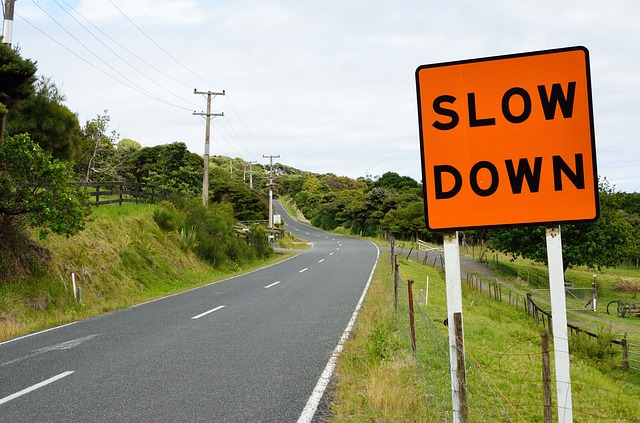
#> input picture data2/Speed_Sign_View_2.jpg, 640 x 423 px, given in place of the camera
$ python 42_4_gaussianBlur.py
#> lines starting #> are read from the running program, lines starting #| are printed output that depends on the picture


import cv2

cap = cv2.VideoCapture(0)
cap.set(cv2.CAP_PROP_FRAME_WIDTH, 640)
cap.set(cv2.CAP_PROP_FRAME_HEIGHT, 480)

for _ in range(10):
    _, frame = cap.read()
#> this loop made 10 passes
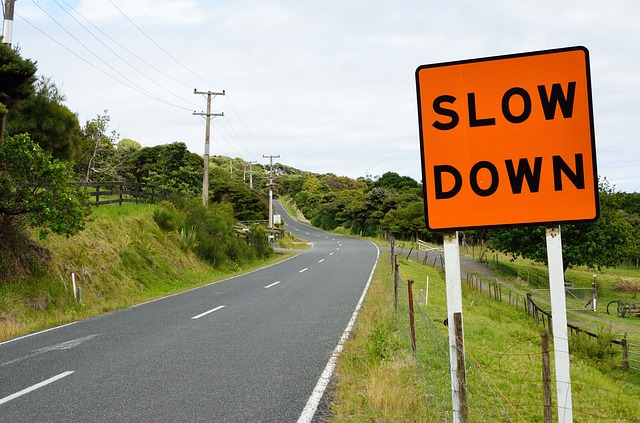
#> input picture data2/Speed_Sign_View_2.jpg, 640 x 423 px, given in place of the camera
frame = cv2.resize(frame, (640, 480))
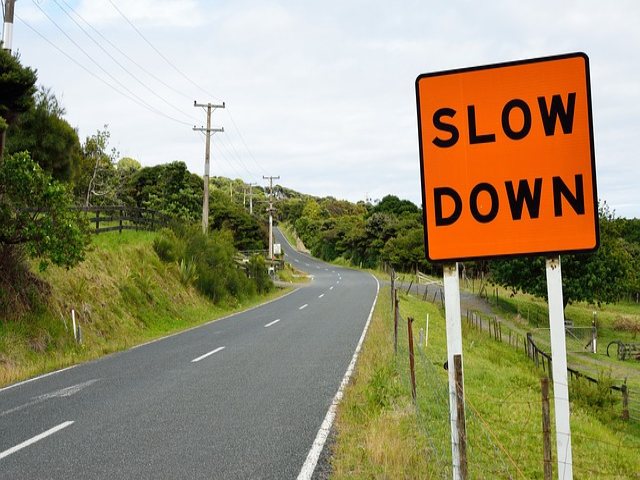
#> frame: shape (480, 640, 3); mean B, G, R 114.2, 145.5, 153.7
frame = cv2.flip(frame, 1)
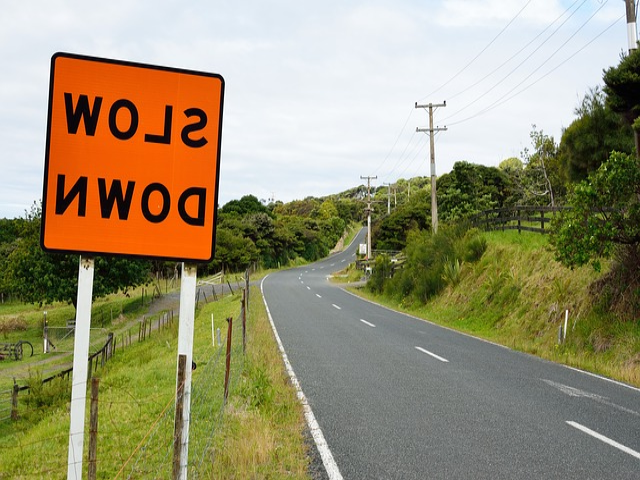
#> frame: shape (480, 640, 3); mean B, G, R 114.2, 145.5, 153.7
gray = cv2.cvtColor(frame, cv2.COLOR_BGR2GRAY)
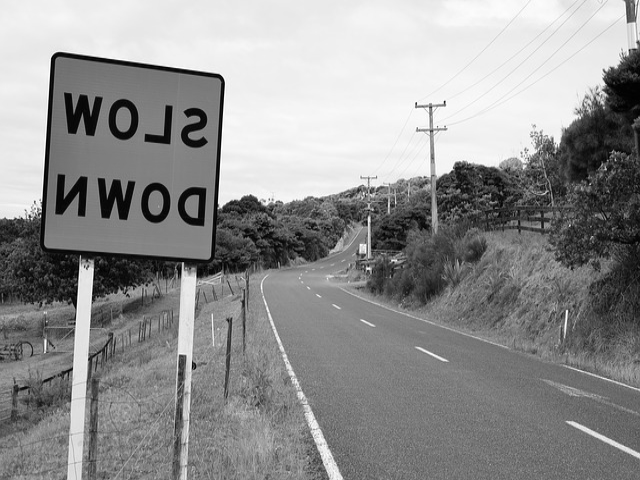
#> gray: shape (480, 640); min 0, max 255, mean 144.4

gray = cv2.GaussianBlur(gray, (25, 25), 0)
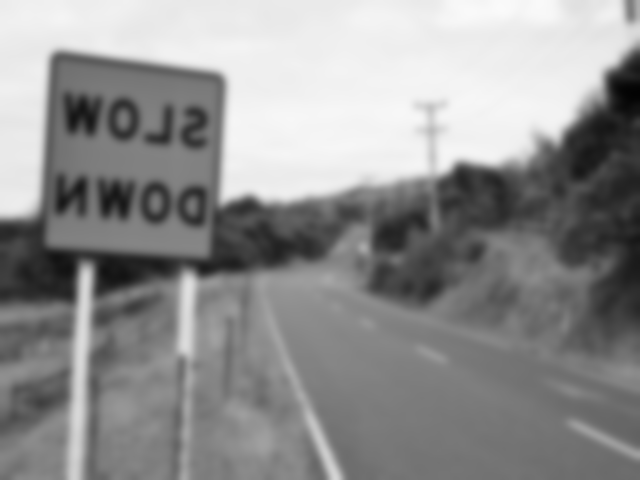
#> gray: shape (480, 640); min 3, max 250, mean 144.4

background = gray

# cv2.imshow("Background", background)

while True :
    _, frame = cap.read()
#> frame is the input picture: shape (423, 640, 3); mean B, G, R 114.3, 145.6, 153.8
    frame = cv2.resize(frame, (640, 480))
    frame = cv2.flip(frame, 1)

    gray = cv2.cvtColor(frame, cv2.COLOR_BGR2GRAY)

    gray = cv2.GaussianBlur(gray, (25, 25), 0)

    # foreground = gray - background

    # _, mask = cv2.threshold(foreground, 127, 255, cv2.THRESH_BINARY)

    abs_diff = cv2.absdiff(gray, background)
#> abs_diff: shape (480, 640); every value is 0

    _, ad_mask =cv2.threshold(abs_diff, 63, 255, cv2.THRESH_BINARY)

    # cv2.imshow("Foreground", foreground)

    # cv2.imshow("Mask", mask)
    cv2.imshow("Abs diff mask", ad_mask)

    if cv2.waitKey(1) == ord('q'):
#> (key q is pressed here)
        break


# [37 lines of commented-out code are left out]

$ run again, on data2/image.JPG
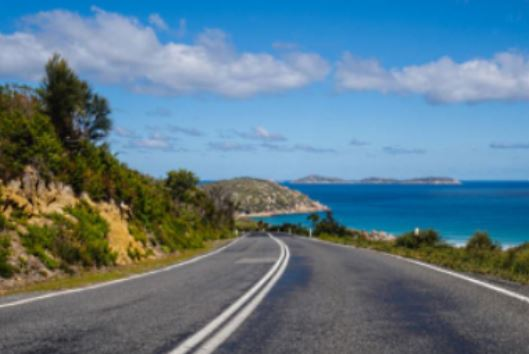
#> input picture data2/image.JPG, 529 x 354 px, given in place of the camera
#> the loop `for _ in range(10):` made 10 passes
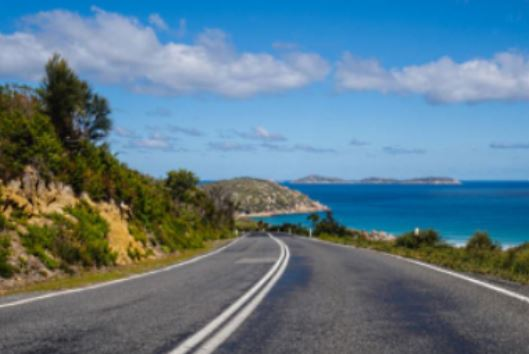
#> input picture data2/image.JPG, 529 x 354 px, given in place of the camera
#> `frame = cv2.flip(frame, 1)`:
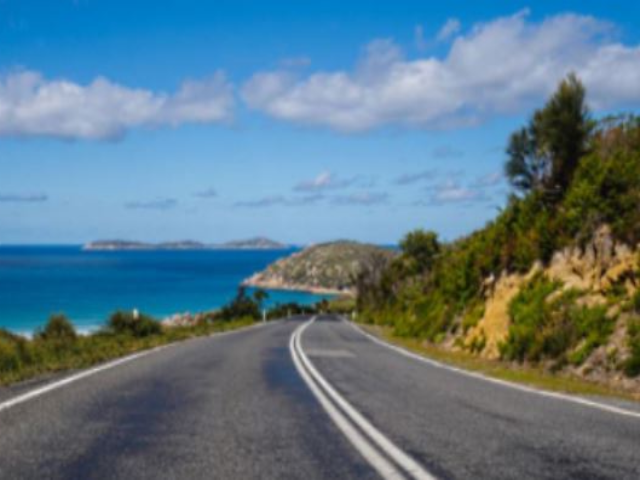
#> frame: shape (480, 640, 3); mean B, G, R 137.5, 121.9, 93
#> `gray = cv2.GaussianBlur(gray, (25, 25), 0)`:
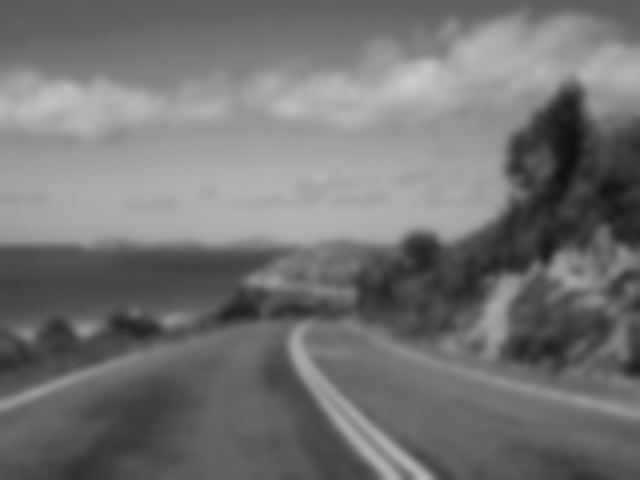
#> gray: shape (480, 640); min 16, max 203, mean 115.1
#> frame is the input picture: shape (354, 529, 3); mean B, G, R 137.6, 122, 93.1
#> abs_diff: shape (480, 640); every value is 0

$ run again, on data2/test5.jpg
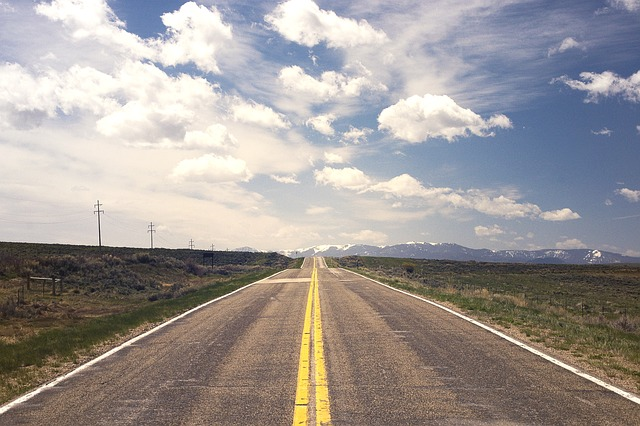
#> input picture data2/test5.jpg, 640 x 426 px, given in place of the camera
#> the loop `for _ in range(10):` made 10 passes
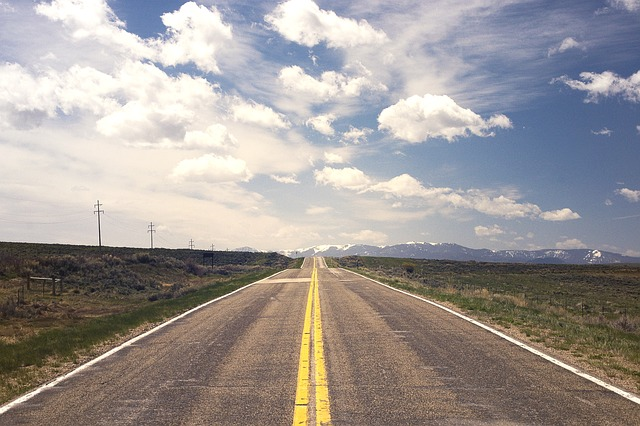
#> input picture data2/test5.jpg, 640 x 426 px, given in place of the camera
#> `frame = cv2.flip(frame, 1)`:
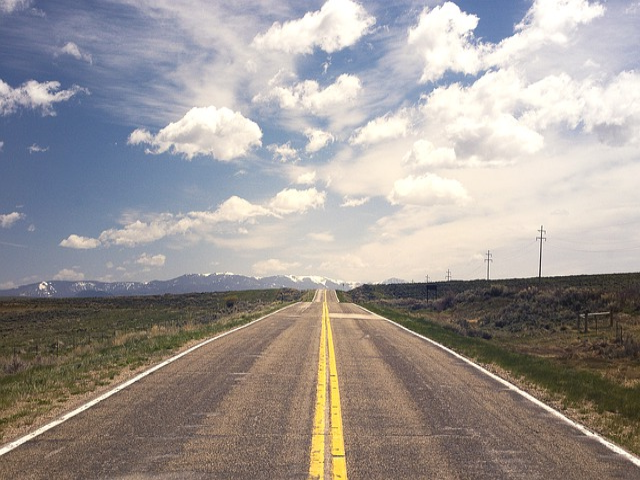
#> frame: shape (480, 640, 3); mean B, G, R 150.2, 153.1, 159.2
#> `gray = cv2.GaussianBlur(gray, (25, 25), 0)`:
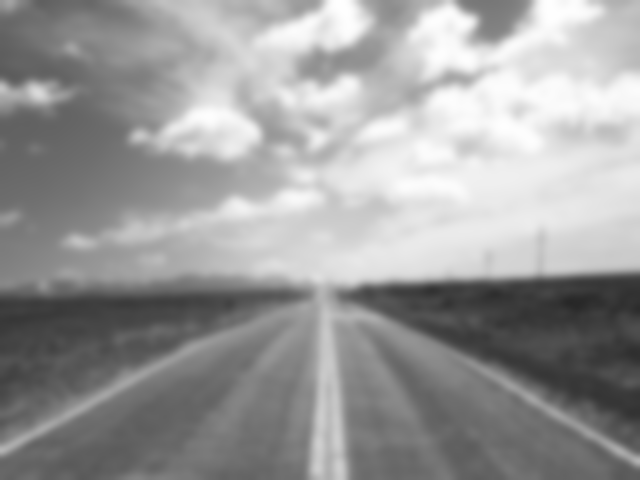
#> gray: shape (480, 640); min 39, max 255, mean 154.6
#> frame is the input picture: shape (426, 640, 3); mean B, G, R 150.3, 153.2, 159.3
#> abs_diff: shape (480, 640); every value is 0
